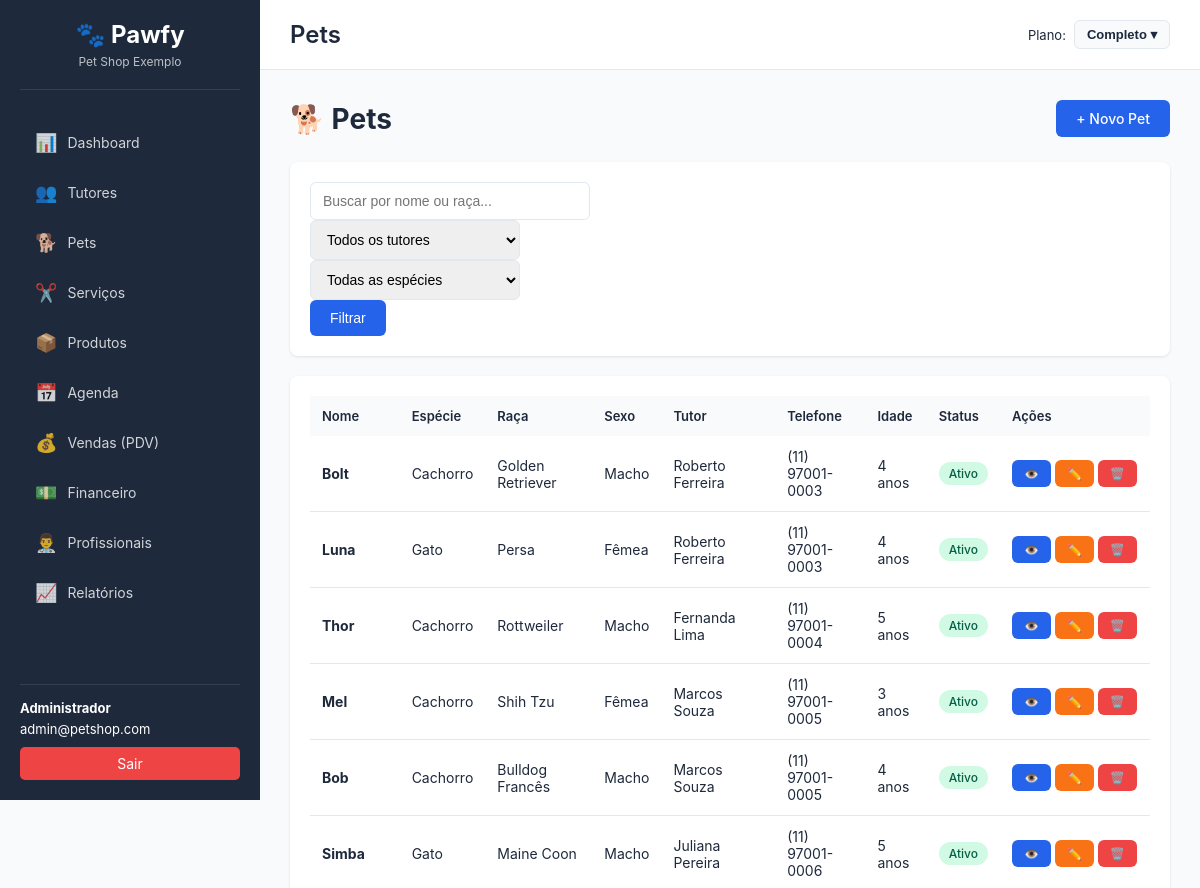
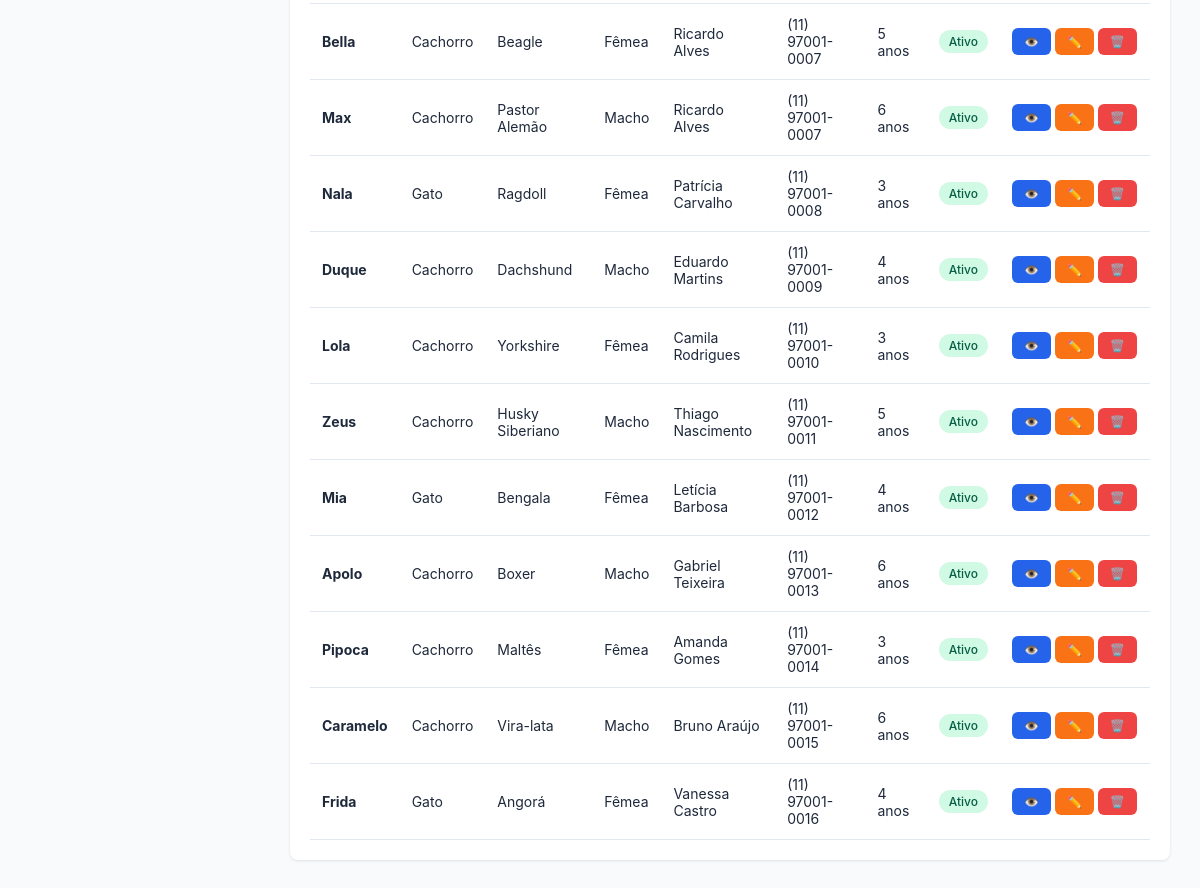
The app's page /?page=pets (signed in) with its own data (2 pictures, top to bottom).
### tables this page shows
CREATE TABLE IF NOT EXISTS pets (
    id INT AUTO_INCREMENT PRIMARY KEY,
    company_id INT NOT NULL,
    tutor_id INT NOT NULL,
    nome VARCHAR(255) NOT NULL,
    especie ENUM('cachorro', 'gato', 'passaro', 'roedor', 'reptil', 'outro') NOT NULL,
    raca VARCHAR(100),
    sexo ENUM('macho', 'femea') NOT NULL,
    data_nascimento DATE,
    peso DECIMAL(8,2),
    cor VARCHAR(50),
    porte ENUM('mini', 'pequeno', 'medio', 'grande', 'gigante'),
    observacoes TEXT,
    status ENUM('ativo', 'inativo', 'falecido') DEFAULT 'ativo',
    data_criacao TIMESTAMP DEFAULT CURRENT_TIMESTAMP,
    data_atualizacao TIMESTAMP DEFAULT CURRENT_TIMESTAMP ON UPDATE CURRENT_TIMESTAMP,
    FOREIGN KEY (company_id) REFERENCES companies(id) ON DELETE CASCADE,
    FOREIGN KEY (tutor_id) REFERENCES tutors(id) ON DELETE CASCADE,
    INDEX idx_company (company_id),
    INDEX idx_tutor (tutor_id),
    INDEX idx_nome (nome)
);

CREATE TABLE IF NOT EXISTS tutors (
    id INT AUTO_INCREMENT PRIMARY KEY,
    company_id INT NOT NULL,
    nome VARCHAR(255) NOT NULL,
    cpf VARCHAR(14),
    telefone VARCHAR(20),
    whatsapp VARCHAR(20),
    email VARCHAR(255),
    endereco TEXT,
    cidade VARCHAR(100),
    estado VARCHAR(2),
    cep VARCHAR(10),
    observacoes TEXT,
    status ENUM('ativo', 'inativo') DEFAULT 'ativo',
    data_criacao TIMESTAMP DEFAULT CURRENT_TIMESTAMP,
    data_atualizacao TIMESTAMP DEFAULT CURRENT_TIMESTAMP ON UPDATE CURRENT_TIMESTAMP,
    FOREIGN KEY (company_id) REFERENCES companies(id) ON DELETE CASCADE,
    INDEX idx_company (company_id),
    INDEX idx_nome (nome),
    INDEX idx_telefone (telefone)
);

### database/connection.php (called while the page is built, shortened)
<?php
require_once __DIR__ . '/../config/config.php';
class Database {
    private static $instance = null;
    private $connection;
    private function __construct() {
        try {
            $dsn = "mysql:host=" . DB_HOST . ";dbname=" . DB_NAME . ";charset=" . DB_CHARSET;
            $options = [
                PDO::ATTR_ERRMODE => PDO::ERRMODE_EXCEPTION,
                PDO::ATTR_DEFAULT_FETCH_MODE => PDO::FETCH_ASSOC,
                PDO::ATTR_EMULATE_PREPARES => false,
                PDO::MYSQL_ATTR_INIT_COMMAND => "SET NAMES " . DB_CHARSET
            ];
            $this->connection = new PDO($dsn, DB_USER, DB_PASS, $options);
        } catch (PDOException $e) {
            die("Erro na conexão com o banco de dados: " . $e->getMessage());
        }
    }
    public static function getInstance() {
        if (self::$instance === null) {
            self::$instance = new self();
        }
        return self::$instance;
    }
    public function query($sql, $params = []) {
        try {
            $stmt = $this->connection->prepare($sql);
            $stmt->execute($params);
            return $stmt->fetchAll();
        } catch (PDOException $e) {
            error_log("Erro na query: " . $e->getMessage());
            return false;
        }
    }
}

### views/pets/list.php (the view, shortened to what this page needs)
<?php
$sort_col = $_GET['orderby'] ?? 'id';
$sort_dir = $_GET['order'] ?? 'asc';
?>
<div class="page-header">
    <h1>🐕 Pets</h1>
    <a href="?page=pets&action=create" class="btn btn-primary">+ Novo Pet</a>
</div>
<div class="card mb-4">
    <div class="card-body">
        <form method="GET" class="filters-form">
            <div class="row">
                <div class="col-md-4">
                    <input type="text" name="busca" class="form-control" placeholder="Buscar por nome ou raça..." value="<?= htmlspecialchars($_GET['busca'] ?? '') ?>">
                </div>
                <div class="col-md-3">
                    <select name="tutor_id" class="form-control">
                        <option value="">Todos os tutores</option>
                    </select>
                </div>
                <div class="col-md-3">
                    <select name="especie" class="form-control">
                        <option value="">Todas as espécies</option>
                    </select>
                </div>
                <div class="col-md-2">
                    <button type="submit" class="btn btn-primary btn-block">Filtrar</button>
                </div>
            </div>
        </form>
    </div>
</div>
<div class="card">
    <div class="card-body">
        <?php if (empty($pets)): ?>
            <div class="empty-state">
                <p>Nenhum pet cadastrado.</p>
                <a href="?page=pets&action=create" class="btn btn-primary">Cadastrar Primeiro Pet</a>
            </div>
        <?php else: ?>
            <div class="table-responsive">
                <table class="table">
                    <thead>
                        <tr>
                            <th><?= thSort('Nome', 'nome', $sort_col, $sort_dir) ?></th>
                            <th><?= thSort('Espécie', 'especie', $sort_col, $sort_dir) ?></th>
                            <th><?= thSort('Raça', 'raca', $sort_col, $sort_dir) ?></th>
                            <th><?= thSort('Sexo', 'sexo', $sort_col, $sort_dir) ?></th>
                            <th><?= thSort('Tutor', 'tutor_nome', $sort_col, $sort_dir) ?></th>
                            <th>Telefone</th>
                            <th>Idade</th>
                            <th><?= thSort('Status', 'status', $sort_col, $sort_dir) ?></th>
                            <th width="150">Ações</th>
                        </tr>
                    </thead>
                    <tbody>
                        <?php foreach ($pets as $p): ?>
                            <tr>
                                <td><strong><?= htmlspecialchars($p['nome']) ?></strong></td>
                                <td><?= htmlspecialchars(ucfirst($p['especie'])) ?></td>
                                <td><?= htmlspecialchars($p['raca'] ?: '-') ?></td>
                                <td><?= $p['sexo'] == 'macho' ? 'Macho' : ($p['sexo'] == 'femea' ? 'Fêmea' : '-') ?></td>
                                <td><?= htmlspecialchars($p['tutor_nome']) ?></td>
                                <td><?= htmlspecialchars($p['tutor_telefone'] ?: '-') ?></td>
                                <td>
                                    <?php
                                    if ($p['data_nascimento']) {
                                        $nascimento = new DateTime($p['data_nascimento']);
                                        $hoje = new DateTime();
                                        $idade = $hoje->diff($nascimento);
                                        if ($idade->y > 0) {
                                            echo $idade->y . ' ano' . ($idade->y > 1 ? 's' : '');
                                        } elseif ($idade->m > 0) {
                                            echo $idade->m . ' ' . ($idade->m > 1 ? 'meses' : 'mês');
                                        } else {
                                            echo $idade->d . ' dia' . ($idade->d > 1 ? 's' : '');
                                        }
                                    } else {
                                        echo '-';
                                    }
                                    ?>
                                </td>
                                <td>
                                    <span class="badge badge-<?= $p['status'] == 'ativo' ? 'success' : 'secondary' ?>">
                                        <?= ucfirst($p['status']) ?>
                                    </span>
                                </td>
                                <td>
                                    <div class="btn-group">
                                        <a href="?page=pets&action=view&id=<?= $p['id'] ?>" class="btn btn-sm btn-info" title="Visualizar">
                                            👁️
                                        </a>
                                        <a href="?page=pets&action=edit&id=<?= $p['id'] ?>" class="btn btn-sm btn-warning" title="Editar">
                                            ✏️
                                        </a>
                                        <a href="?page=pets&action=delete&id=<?= $p['id'] ?>"
                                           class="btn btn-sm btn-danger"
                                           onclick="return confirm('Tem certeza que deseja remover este pet?')"
                                           title="Excluir">
                                            🗑️
                                        </a>
                                    </div>
                                </td>
                            </tr>
                        <?php endforeach; ?>
                    </tbody>
                </table>
            </div>
        <?php endif; ?>
    </div>
</div>
<?php
include __DIR__ . '/../template.php';
?>

### public/css/style.css (style rules this page uses)
:root { --primary-color: #2563EB; --secondary-color: #F97316; --success-color: #10B981; --danger-color: #EF4444; --warning-color: #F97316; --info-color: #2563EB; --dark-color: #1E293B; --light-color: #F8FAFC; --border-color: #E2E8F0; --text-color: #1E293B; --sidebar-width: 260px; }
* { margin: 0; padding: 0; box-sizing: border-box; }
body { font-family: -apple-system, BlinkMacSystemFont, 'Segoe UI', Roboto, 'Helvetica Neue', Arial, sans-serif; font-size: 14px; color: var(--text-color); background-color: #F8FAFC; }
.card { background-color: white; border-radius: 8px; box-shadow: 0 1px 3px rgba(0, 0, 0, 0.1); margin-bottom: 20px; }
.card-body { padding: 20px; }
.table { width: 100%; border-collapse: collapse; }
.table thead { background-color: var(--light-color); }
.table th { padding: 12px; text-align: left; font-weight: 600; font-size: 13px; color: var(--text-color); }
.table td { padding: 12px; border-bottom: 1px solid var(--border-color); }
.btn { display: inline-block; padding: 10px 20px; border-radius: 6px; text-decoration: none; border: none; cursor: pointer; font-size: 14px; font-weight: 500; transition: all 0.3s; }
.btn-primary { background-color: var(--primary-color); color: white; }
.btn-warning { background-color: var(--warning-color); color: white; }
.btn-danger { background-color: var(--danger-color); color: white; }
.btn-info { background-color: var(--info-color); color: white; }
.btn-sm { padding: 6px 12px; font-size: 12px; }
.form-control { width: 100%; padding: 10px 12px; border: 1px solid var(--border-color); border-radius: 6px; font-size: 14px; transition: all 0.3s; }
.badge { display: inline-block; padding: 4px 10px; border-radius: 12px; font-size: 12px; font-weight: 500; }
.badge-success { background-color: #D1FAE5; color: #065F46; }
.page-header { display: flex; justify-content: space-between; align-items: center; margin-bottom: 25px; }
.col-md-4 { flex: 0 0 33.33%; }
.col-md-2 { flex: 0 0 16.66%; max-width: 16.66%; }
.col-md-3 { flex: 0 0 25%; max-width: 25%; }
.col-md-4 { flex: 0 0 33.33%; max-width: 33.33%; }
.table-responsive { overflow-x: auto; -webkit-overflow-scrolling: touch; }

### records on screen
pets: nome "Bolt", especie "Cachorro", raca "Golden Retriever", sexo "Macho", tutor.nome "Roberto Ferreira", tutor.telefone "(11) 97001-0003", data_nascimento "4", status "Ativo"
pets: nome "Luna", especie "Gato", raca "Persa", sexo "Fêmea", tutor.nome "Roberto Ferreira", tutor.telefone "(11) 97001-0003", data_nascimento "4", status "Ativo"
pets: nome "Thor", especie "Cachorro", raca "Rottweiler", sexo "Macho", tutor.nome "Fernanda Lima", tutor.telefone "(11) 97001-0004", data_nascimento "5", status "Ativo"
pets: nome "Mel", especie "Cachorro", raca "Shih Tzu", sexo "Fêmea", tutor.nome "Marcos Souza", tutor.telefone "(11) 97001-0005", data_nascimento "3", status "Ativo"
pets: nome "Bob", especie "Cachorro", raca "Bulldog Francês", sexo "Macho", tutor.nome "Marcos Souza", tutor.telefone "(11) 97001-0005", data_nascimento "4", status "Ativo"
pets: nome "Simba", especie "Gato", raca "Maine Coon", sexo "Macho", tutor.nome "Juliana Pereira", tutor.telefone "(11) 97001-0006", data_nascimento "5", status "Ativo"
pets: nome "Bella", especie "Cachorro", raca "Beagle", sexo "Fêmea", tutor.nome "Ricardo Alves", tutor.telefone "(11) 97001-0007", data_nascimento "5", status "Ativo"
pets: nome "Max", especie "Cachorro", raca "Pastor Alemão", sexo "Macho", tutor.nome "Ricardo Alves", tutor.telefone "(11) 97001-0007", data_nascimento "6", status "Ativo"
pets: nome "Nala", especie "Gato", raca "Ragdoll", sexo "Fêmea", tutor.nome "Patrícia Carvalho", tutor.telefone "(11) 97001-0008", data_nascimento "3", status "Ativo"
pets: nome "Duque", especie "Cachorro", raca "Dachshund", sexo "Macho", tutor.nome "Eduardo Martins", tutor.telefone "(11) 97001-0009", data_nascimento "4", status "Ativo"
pets: nome "Lola", especie "Cachorro", raca "Yorkshire", sexo "Fêmea", tutor.nome "Camila Rodrigues", tutor.telefone "(11) 97001-0010", data_nascimento "3", status "Ativo"
pets: nome "Zeus", especie "Cachorro", raca "Husky Siberiano", sexo "Macho", tutor.nome "Thiago Nascimento", tutor.telefone "(11) 97001-0011", data_nascimento "5", status "Ativo"
pets: nome "Mia", especie "Gato", raca "Bengala", sexo "Fêmea", tutor.nome "Letícia Barbosa", tutor.telefone "(11) 97001-0012", data_nascimento "4", status "Ativo"
pets: nome "Apolo", especie "Cachorro", raca "Boxer", sexo "Macho", tutor.nome "Gabriel Teixeira", tutor.telefone "(11) 97001-0013", data_nascimento "6", status "Ativo"
pets: nome "Pipoca", especie "Cachorro", raca "Maltês", sexo "Fêmea", tutor.nome "Amanda Gomes", tutor.telefone "(11) 97001-0014", data_nascimento "3", status "Ativo"
pets: nome "Caramelo", especie "Cachorro", raca "Vira-lata", sexo "Macho", tutor.nome "Bruno Araújo", tutor.telefone "(11) 97001-0015", data_nascimento "6", status "Ativo"
pets: nome "Frida", especie "Gato", raca "Angorá", sexo "Fêmea", tutor.nome "Vanessa Castro", tutor.telefone "(11) 97001-0016", data_nascimento "4", status "Ativo"

### other values on screen
$_SESSION['company_name'] "Pet Shop Exemplo"
$_SESSION['user_name'] "Administrador"
$_SESSION['user_email'] "admin@petshop.com"
$page_title "Pets"
PLANOS[$_SESSION['plano'] ?? 'completo']['nome'] "Completo"
$label "Nome Espécie Raça Sexo Tutor Status"
